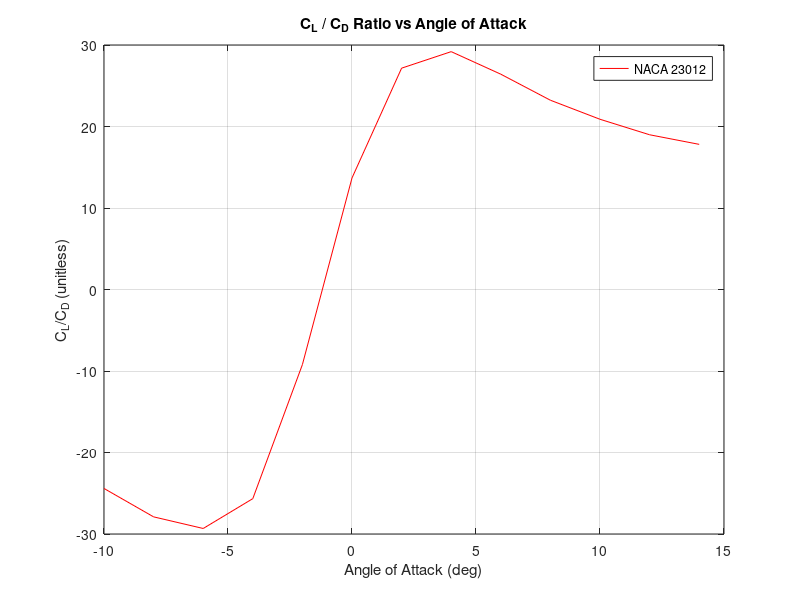
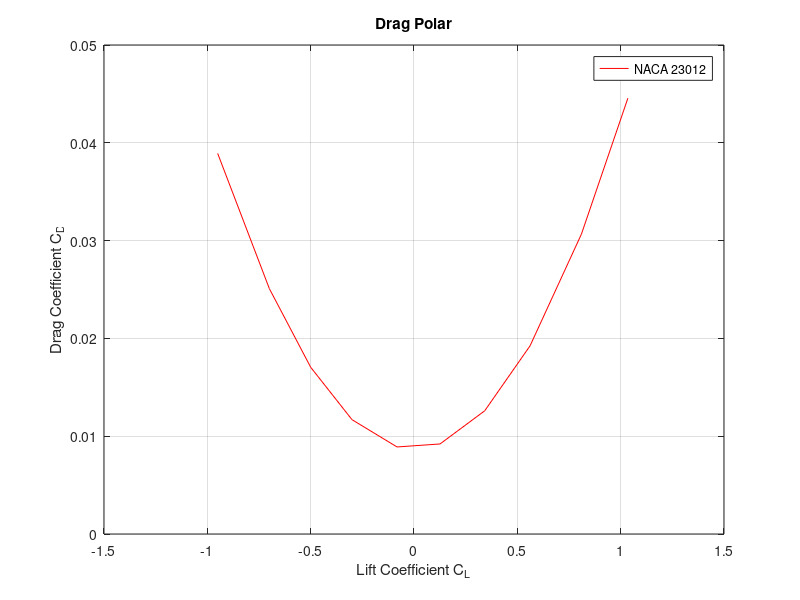
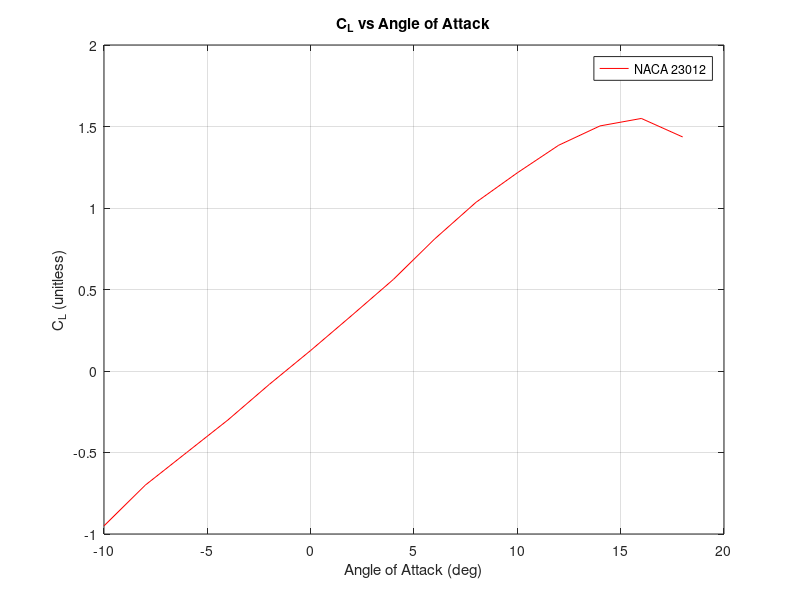

Recreate these plots in MATLAB, in order.
%% ____________________
%% INITIALIZATION

clear
clc

% Lift coefficient in first plot of Anderson
C_L = [-0.95 -0.7 -0.5 -0.3 -0.082 0.126 0.3421 0.5616 0.8101 1.0349 1.2159 1.385 1.5036];
% Angle of attack in plot (x axis)
alpha = [-10 -8 -6 -4 -2 0 2 4 6 8 10 12 14];

% Drag coefficient in second plot of Anderson for reference
%C_D = [0.0105 0.0085 0.0077 0.0075 0.0073 0.0068 0.006 0.0061 0.0067 0.0077 0.0105 0.0127 0.0158];

%% ____________________
%% CALCULATIONS

E = 0.95;
AR = 10;
C_D0 = 0.008675;

C_D = C_D0 + (C_L.^2)/(pi*E*AR);

%% ____________________
%% C_L/C_D vs AoA

% Display table
%disp(Table)

% Plot of C_L/C_D vs alpha
figure(1)
plot(alpha, C_L./C_D, 'r')

% Plot labels
title('C_L / C_D Ratio vs Angle of Attack')
xlabel('Angle of Attack (deg)')
ylabel('C_L/C_D (unitless)')
grid on

set(gca,'Color', [.8 .8 .8])
legend('NACA 23012')
hold off

%% ____________________
%% C_D vs C_L

figure(2)
plot(C_L(:,1:10), C_D(:,1:10), 'r')

title('Drag Polar')
xlabel('Lift Coefficient C_L')
ylabel('Drag Coefficient C_D')
grid on

xlim([-1.5 1.5])
set(gca,'Color', [.8 .8 .8])

legend('NACA 23012')

%% ____________________
%% C_L vs AoA

C_L = [-0.95 -0.7 -0.5 -0.3 -0.082 0.126 0.3421 0.5616 0.8101 1.0349 1.2159 1.385 1.5036 1.5494 1.4358];
alpha = [-10 -8 -6 -4 -2 0 2 4 6 8 10 12 14 16 18];

% Plot of C_L vs alpha
figure(3)
plot(alpha, C_L, 'r')

% Plot labels
title('C_L vs Angle of Attack')
xlabel('Angle of Attack (deg)')
ylabel('C_L (unitless)')
grid on

set(gca,'Color', [.8 .8 .8])
legend('NACA 23012')
hold off